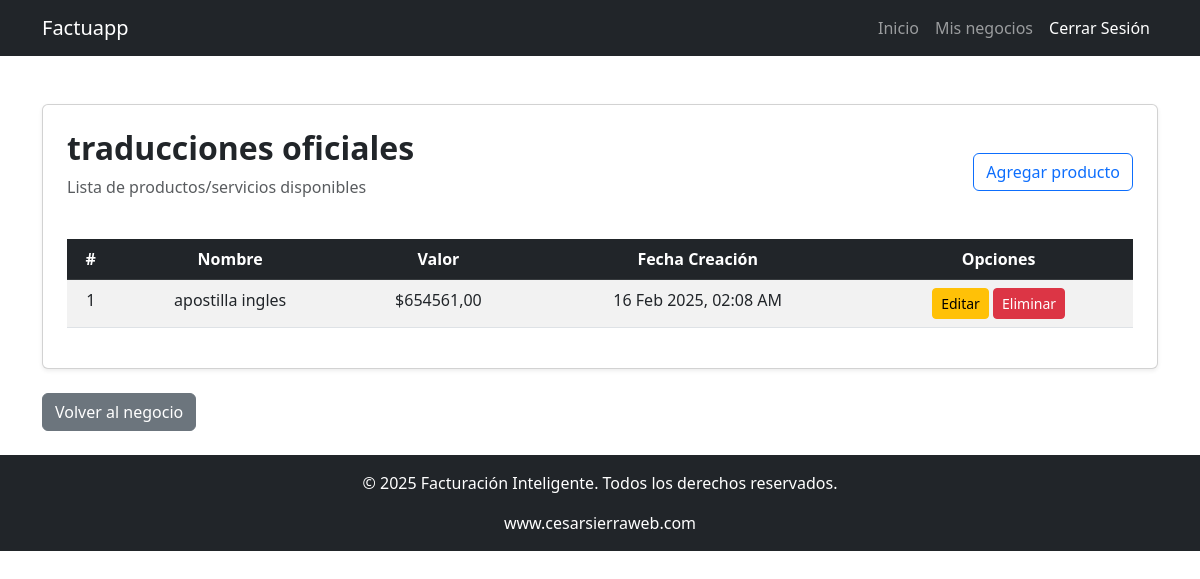
The page /facturapp/detalle_negocio/3/productos/ (signed in) on the database its author committed.
### apps/factura/models.py (models this page shows, shortened)
class Negocio(models.Model):
    razonSocial = models.CharField('Nombre', max_length=100, blank=False, null=False)
    nit = models.CharField('NIT', max_length=100, blank=False, null=False)
    logo = models.ImageField('Logo', upload_to='negocio_logo/', max_length=200, blank=True, null=True)
    descripcion = models.CharField('Descripción', max_length=100, blank=False, null=False)
    sitioweb = models.URLField('Sitio web', blank=True, null=True)
    telefono = models.CharField('Teléfono', max_length=100, blank=True, null=True)
    email = models.EmailField('Correo electrónico', max_length=30, unique=True)
    fechaCreacion = models.DateTimeField('Fecha de creación', auto_now_add=True)
    propietario = models.ForeignKey(Usuario, on_delete=models.CASCADE, blank=False, null=False)
    class Meta:
        verbose_name_plural = "Negocios"
        ordering = ['id']
        verbose_name = "Negocio"

class ProductoServicio(models.Model):
    nombre = models.CharField('Nombre', max_length=100, blank=False, null=False)
    valor = models.DecimalField('Valor', max_digits=10, decimal_places=2, blank=False, null=False)
    fechaCreacion = models.DateTimeField('Fecha de creación', auto_now_add=True)
    negocio = models.ForeignKey(Negocio, on_delete=models.CASCADE, blank=False, null=False, related_name='productos')

### apps/factura/views.py (the view)
# urls.py: path('detalle_negocio/<int:negocio_id>/productos/', InicioProductos.as_view(), name='inicio_productos'),
class InicioProductos(LoginRequiredMixin, ListView):
    model = ProductoServicio
    context_object_name = 'productos'
    template_name = 'productos/inicio_productos.html'
    def get_queryset(self):
        negocio = Negocio.objects.get(pk=self.kwargs['negocio_id'])
        return ProductoServicio.objects.filter(negocio=negocio)
    def get_context_data(self, **kwargs):
        context = super().get_context_data(**kwargs)
        context['negocio'] = Negocio.objects.get(pk=self.kwargs['negocio_id'])
        return context

### apps/factura/templates/productos/inicio_productos.html (shortened to what this page needs)
{% extends 'index.html' %}
{% block index %}
<div class="container mt-5">
    <div class="card shadow-sm p-4">
        <div class="d-flex justify-content-between align-items-center mb-4">
            <div class="card border-0">
                <h2 class="fw-bold">{{ negocio.razonSocial }}</h2>
                <p class="text-muted">Lista de productos/servicios disponibles</p>
            </div>
            <div>
                <a href="{% url 'factura:crear_producto' negocio.id %}" class="btn btn-outline-primary">Agregar producto</a>
            </div>
        </div>
        <div class="table-responsive">
            <table class="table table-striped table-hover">
                <thead class="table-dark">
                    <tr>
                        <th scope="col">#</th>
                        <th scope="col">Nombre</th>
                        <th scope="col">Valor</th>
                        <th scope="col">Fecha Creación</th>
                        <th scope="col" class="text-center">Opciones</th>
                    </tr>
                </thead>
                <tbody >
                    {% for producto in negocio.productos.all|dictsort:"id" %}
                    <tr>
                        <td data-label="#"> {{ forloop.counter }}</td>
                        <td data-label="Nombre">{{ producto.nombre }}</td>
                        <td data-label="Valor">${{ producto.valor }}</td>
                        <td data-label="Fecha Creación">{{ producto.fechaCreacion|date:"d M Y, h:i A" }}</td>
                        <td data-label="Opciones" class="text-center">
                            <a href=" " class="btn btn-warning btn-sm">Editar</a>
                            <a href="" class="btn btn-danger btn-sm">Eliminar</a>
                        </td>
                    </tr>
                    {% empty %}
                    <tr>
                        <td colspan="5" class="text-center text-muted">No hay productos registrados.</td>
                    </tr>
                    {% endfor %}
                </tbody>
            </table>
        </div>
    </div>
    <div class="mt-4 mb-4 d-flex justify-content-between">
        <a href="{% url 'factura:detalle_negocio' negocio.id %}" class="btn btn-secondary">Volver al negocio</a>
    </div>
</div>
{% endblock index %}

### static/css/style.css (style rules this page uses)
html, body { height: 100%; margin: 0; }
.table-responsive { overflow-x: auto; }
.table { width: 100%; border-collapse: collapse; }
.table th, .table td { white-space: nowrap; text-align: center; }

### rows shown on the page
Negocio: razonSocial "traducciones oficiales"
ProductoServicio: nombre "apostilla ingles", valor "654561,00", fechaCreacion "16 Feb 2025, 02:08 AM"
